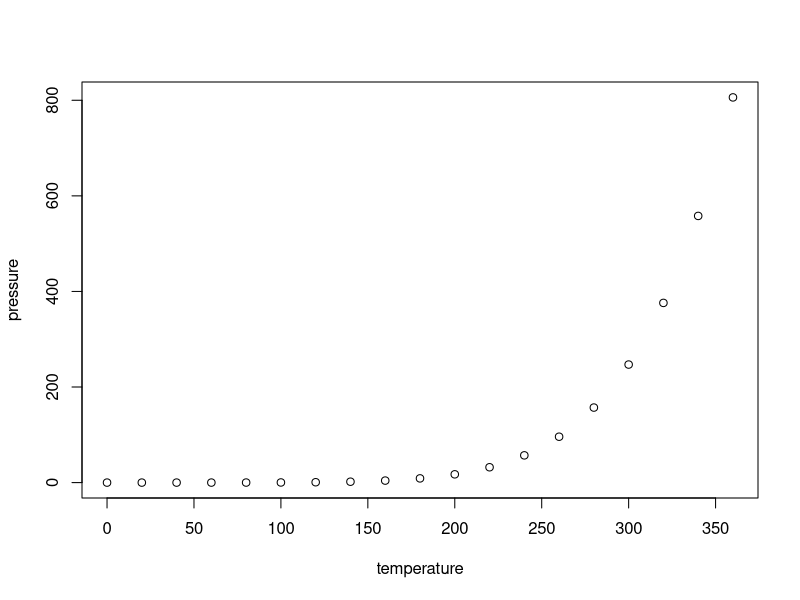
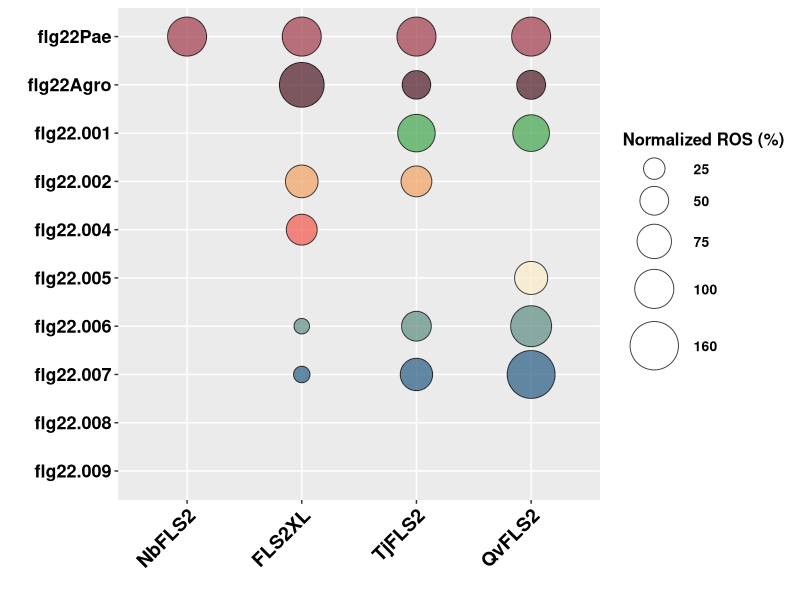
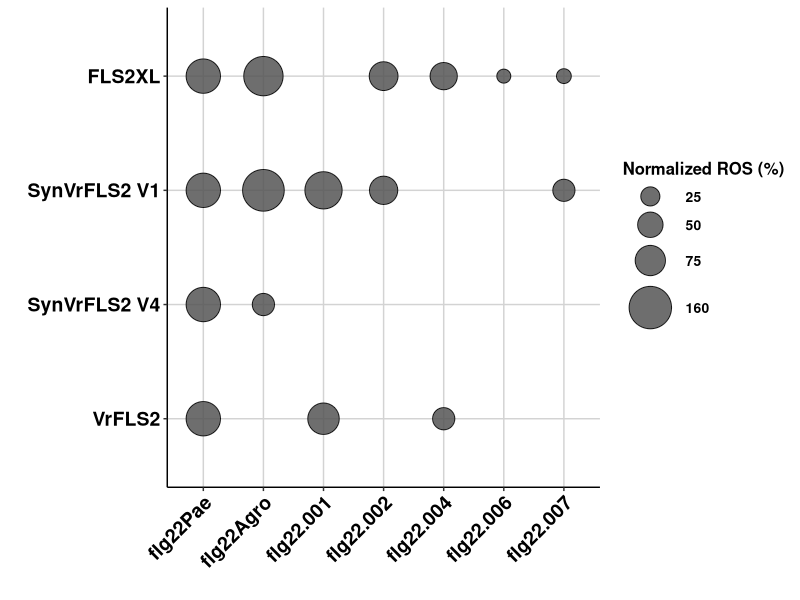
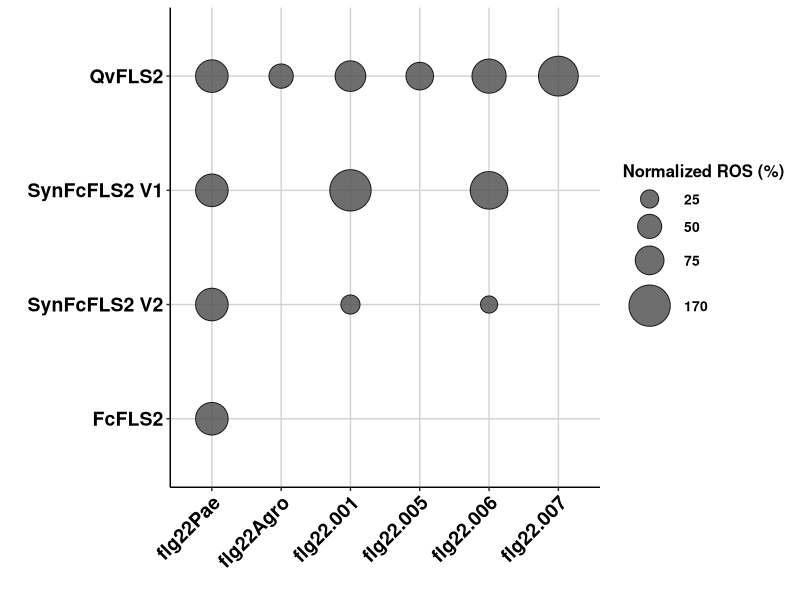
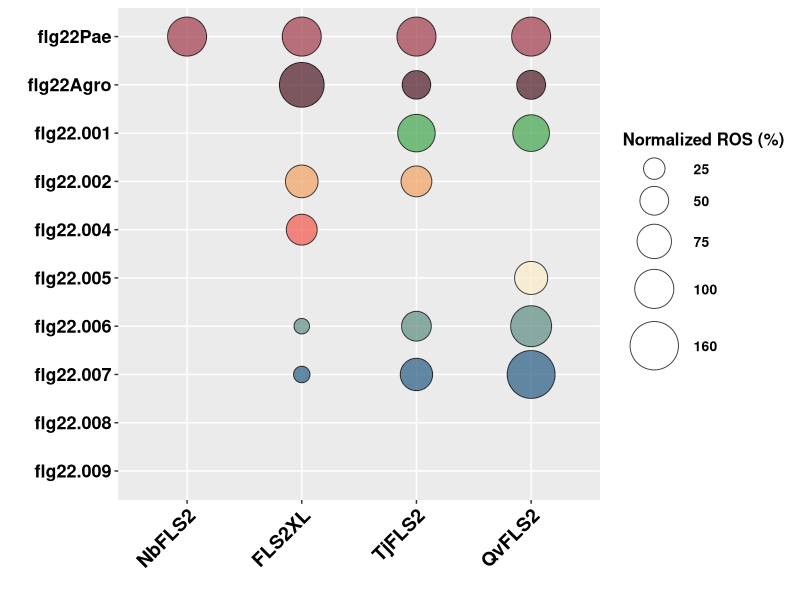
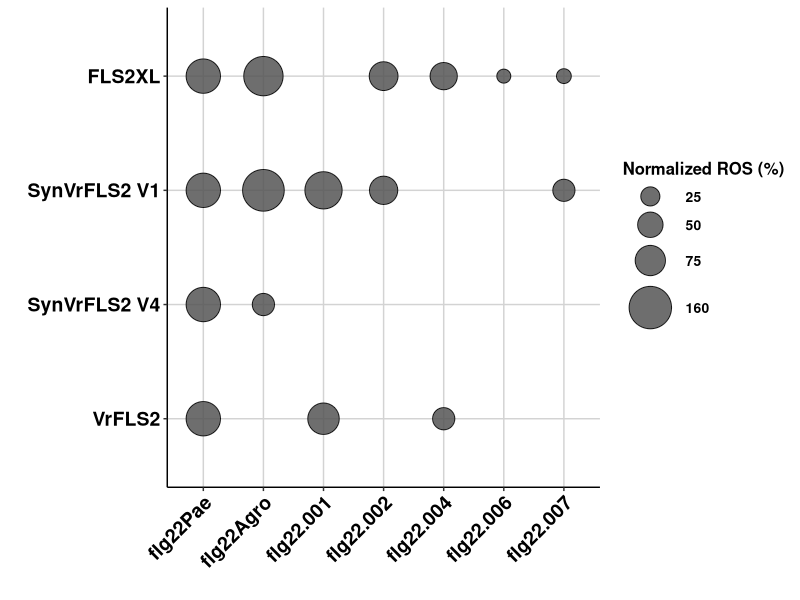
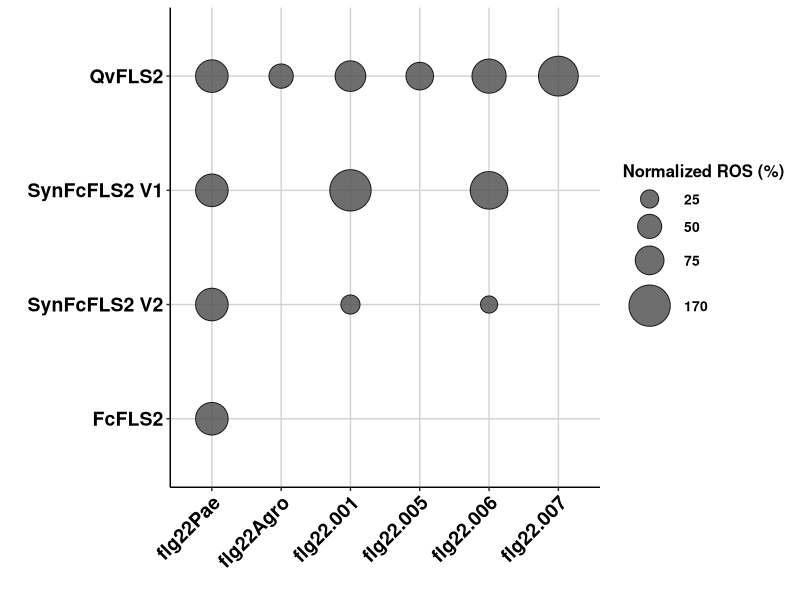

The R source for these figures, in order:
## ---- chunk 1
knitr::opts_chunk$set(echo = TRUE)
## ---- chunk 2
summary(cars)
## ---- chunk 3
library(reshape2)
library(ggplot2)
## ---- chunk 4
plot(pressure)
## ---- chunk 5
pc = read.csv("WTNb_XL_Tj_Qv.csv", header = TRUE)
pcm = melt(pc, id = c("Receptor"))
pcm$Receptor <- factor(pcm$Receptor,levels=unique(pcm$Receptor))
## ---- chunk 6
colours = c( "#A54657",  "#582630", "#4DAA57","#F1A66A","#F26157", "#F9ECCC", "#679289", "#33658A",
"#F6AE2D","#86BBD8")

xx = ggplot(pcm, aes(x = Receptor, y = variable)) + 
     geom_point(aes(size = value, fill = variable), alpha = 0.75, shape = 21) + 
     scale_size_continuous(limits = c(0, 160), range = c(1,16), breaks = c(25, 50,75,100,160)) + 
     labs( x= "", y = "", size = "Normalized ROS (%)", fill = "")  + 
     theme(legend.key=element_blank(), 
           axis.text.x = element_text(angle = 45, hjust = 1, colour = "black", size = 14, face = "bold", vjust = 1), 
          axis.text.y = element_text(colour = "black", face = "bold", size = 13), 
           legend.text = element_text(size = 10, face ="bold", colour ="black"), 
           legend.title = element_text(size = 12, face = "bold"), 
           legend.position = "right") +  
     scale_fill_manual(values = colours, guide = FALSE) + 
     scale_y_discrete(limits = rev(levels(pcm$variable))) 
print(xx)
ggsave(filename = "output/Figure_1_All_FLS2_bubble.pdf", width = 5.6, height = 6.5)
## ---- chunk 7
pc = read.csv("Vr-XL.csv", header = TRUE)
pcm = melt(pc, id = c("Receptor"))
pcm$Receptor <- factor(pcm$Receptor,levels=unique(pcm$Receptor))

xx <- ggplot(pcm, aes(y = Receptor, x = variable)) + 
  geom_point(aes(size = value), alpha = 0.85, shape = 21, fill = "#555555", color = "black") + 
  scale_size_continuous(limits = c(0, 160), range = c(1, 14), breaks = c(25, 50, 75, 160)) + 
  labs(y = "", x = "", size = "Normalized ROS (%)", fill = "")  + 
  theme_classic() +
  theme(
    legend.key = element_blank(), 
    axis.text.y = element_text(colour = "black", size = 14, face = "bold"), 
    axis.text.x = element_text(angle = 45, hjust = 1, colour = "black", size = 14, face = "bold", vjust = 1), 
    legend.text = element_text(size = 10, face = "bold", colour = "black"), 
    legend.title = element_text(size = 12, face = "bold"), 
    legend.position = "right",
    panel.grid.major = element_line(colour = "lightgrey", linewidth = 0.5),
    panel.grid.minor = element_blank()
  ) +
  scale_y_discrete(limits = rev(levels(pcm$Receptor))) 
print(xx)
ggsave(filename = "output/Vr-XL.pdf", width = 7, height = 3)

## ---- chunk 8
pc = read.csv("Fc-Qv.csv", header = TRUE)
pcm = melt(pc, id = c("Receptor"))
pcm$Receptor <- factor(pcm$Receptor,levels=unique(pcm$Receptor))

xx <- ggplot(pcm, aes(y = Receptor, x = variable)) + 
  geom_point(aes(size = value), alpha = 0.85, shape = 21, fill = "#555555", color = "black") + 
  scale_size_continuous(limits = c(0, 180), range = c(1, 14), breaks = c(25, 50, 75, 170)) + 
  labs(y = "", x = "", size = "Normalized ROS (%)", fill = "")  + 
  theme_classic() +
  theme(
    legend.key = element_blank(), 
    axis.text.y = element_text(colour = "black", size = 14, face = "bold"), 
    axis.text.x = element_text(angle = 45, hjust = 1, colour = "black", size = 14, face = "bold", vjust = 1), 
    legend.text = element_text(size = 10, face = "bold", colour = "black"), 
    legend.title = element_text(size = 12, face = "bold"), 
    legend.position = "right",
    panel.grid.major = element_line(colour = "lightgrey", linewidth = 0.5),
    panel.grid.minor = element_blank()
  ) +
  scale_y_discrete(limits = rev(levels(pcm$Receptor))) 
print(xx)
ggsave(filename = "output/Qv-Fc.pdf", width = 7, height = 3)

